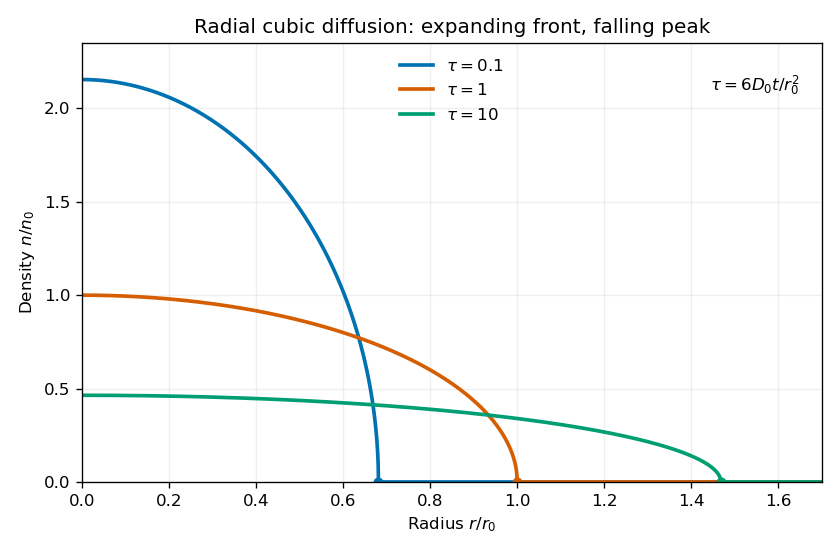

Generate this figure with Python:
"""Radial cubic-diffusion profiles. Python 3.14, numpy 2.3.5, matplotlib 3.10.7.
Emit the opaque PNG basename in the caller's cwd; preserve supplied MPLCONFIGDIR.
"""
from pathlib import Path
import numpy as np
import matplotlib
matplotlib.use('Agg')
import matplotlib.pyplot as plt

fig, ax = plt.subplots(figsize=(7, 4.6), dpi=120, facecolor='white')
for tau, color in [(0.1, '#0072B2'), (1.0, '#D55E00'), (10.0, '#009E73')]:
    scale = tau ** (1 / 6)
    xi = np.linspace(0, 1, 1001)
    radius = np.concatenate((scale * xi, [1.7]))
    density = np.concatenate((scale ** -2 * np.sqrt(np.maximum(1 - xi ** 2, 0)), [0]))
    ax.plot(radius, density, color=color, linewidth=2.2, label=rf'$\tau={tau:g}$')
    ax.plot([scale], [0], 'o', color=color, markersize=5)
ax.set(xlim=(0, 1.7), ylim=(0, 2.35), xlabel=r'Radius $r/r_0$', ylabel=r'Density $n/n_0$', title='Radial cubic diffusion: expanding front, falling peak')
ax.text(0.97, 0.93, r'$\tau=6D_0t/r_0^2$', ha='right', va='top', transform=ax.transAxes)
ax.legend(loc='upper center', frameon=False)
ax.grid(alpha=0.2)
fig.tight_layout()
fig.savefig(Path('paper-66-insect-spread.png'), facecolor='white', transparent=False)
plt.close(fig)
